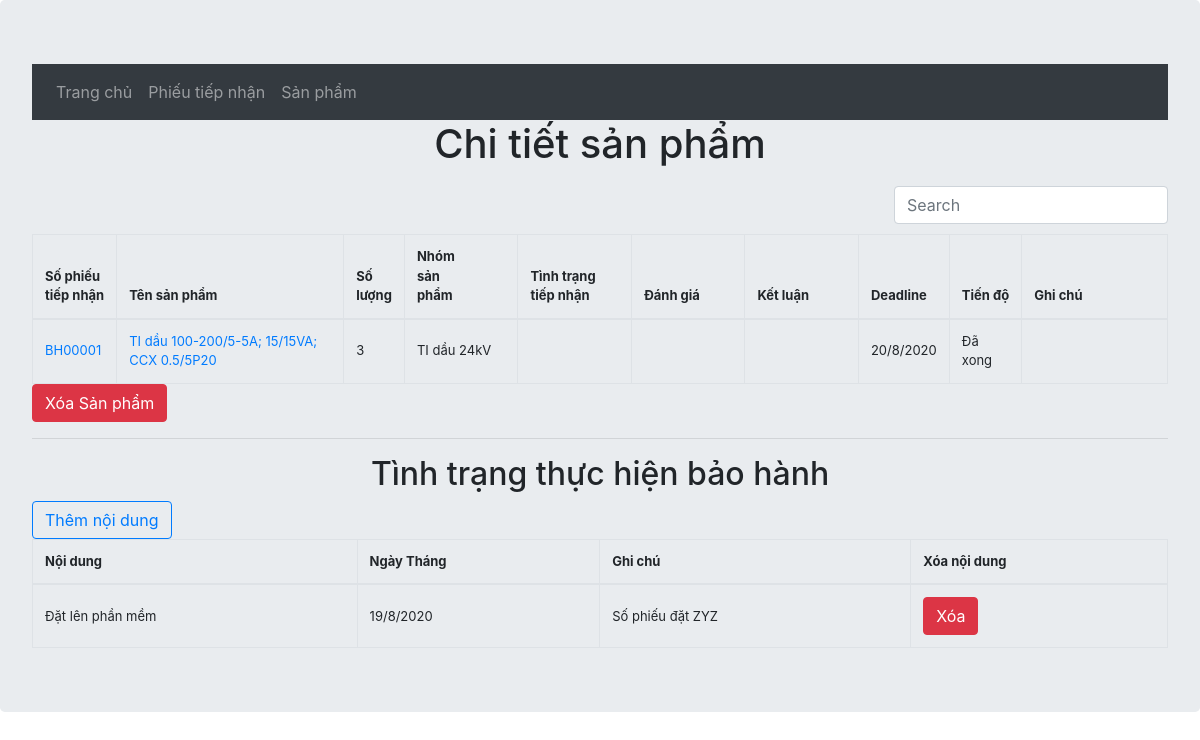
The app's page /warranty/items/1, older data.
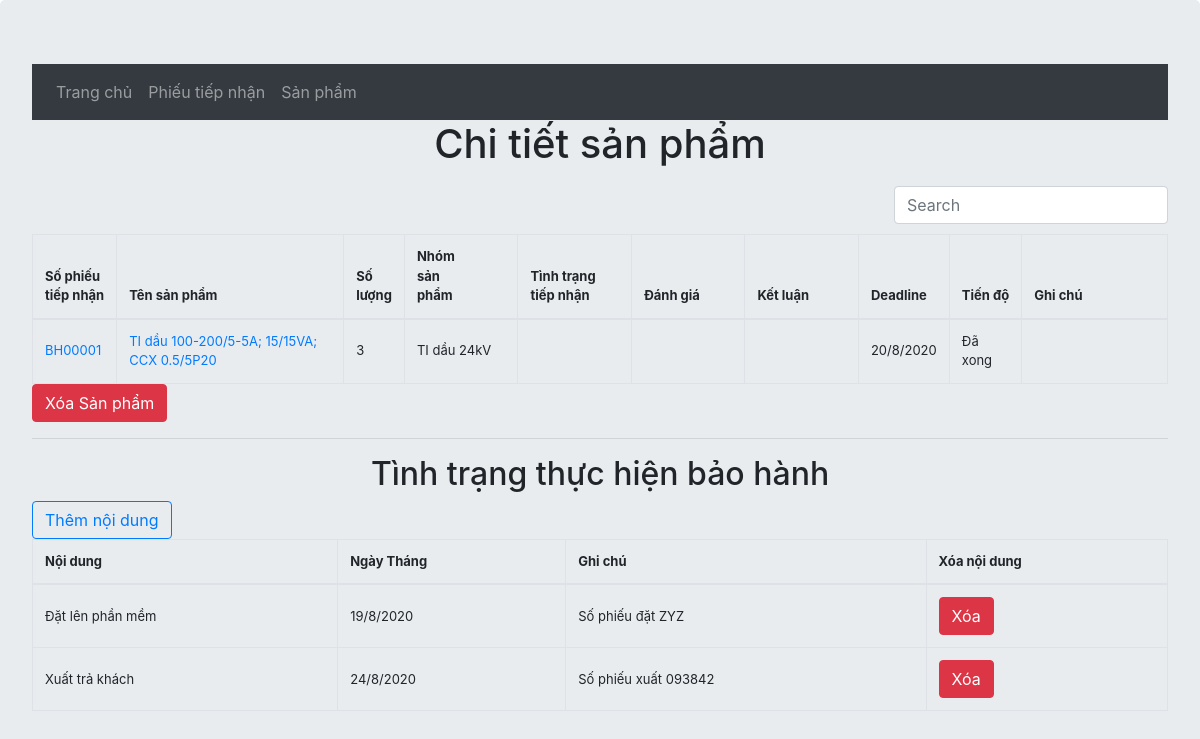
The same page, newer data.
### warranty/models.py (models this page shows, shortened)
class ItemLog(models.Model):
    item = models.ForeignKey(Item, on_delete=models.CASCADE, related_name="log", verbose_name="Sản phẩm")
    content = models.TextField(blank=False, verbose_name="Nội dung")
    date = models.DateField(null=False, verbose_name="Ngày thực hiện")
    note = models.TextField(blank=True, verbose_name="Ghi chú")

### warranty/views.py (the view)
# urls.py: path('items/<int:pk>', views.ItemDetailView.as_view(), name = 'item_detail'),
class ItemDetailView(generic.DetailView):
    model = Item
    def get_context_data(self, **kwargs):
        context = super().get_context_data(**kwargs)
        context['ItemLogs']=self.object.log.all()
        return context

### warranty/templates/warranty/item_detail.html (shortened to what this page needs)
{% extends 'warranty/layout.html'%}
{% block content %}
        {% if item %}
        <h1 class="text-center">Chi tiết sản phẩm</h1>
        <table data-toggle="table" data-search="true" data-resizable="true">
            <thead>
                <tr>
                    <th data-width="5" data-width-unit="%">Số phiếu<br>tiếp nhận</th>
                    <th data-width="20" data-width-unit="%">Tên sản phẩm</th>
                    <th data-width="5" data-width-unit="%">Số<br>lượng</th>
                    <th data-width="10" data-width-unit="%">Nhóm<br>sản<br>phẩm</th>
                    <th data-width="10" data-width-unit="%">Tình trạng<br>tiếp nhận</th>
                    <th data-width="10" data-width-unit="%">Đánh giá</th>
                    <th data-width="10" data-width-unit="%">Kết luận</th>
                    <th data-width="5" data-width-unit="%">Deadline</th>
                    <th data-width="5" data-width-unit="%">Tiến độ</th>
                    <th data-width="20" data-width-unit="%">Ghi chú</th>
                </tr>
            </thead>
            <tbody>
                <tr>
                    <td>
                        <a href="{% url 'warranty:note_detail' item.noteNumber.id %}">{{ item.noteNumber.noteNumber }}</a></td>
                    <td><a href="{% url 'warranty:item_edit' item.id %}">{{ item.itemName }}</a></td>
                    <td>{{ item.quantity }}</td>
                    <td>{{ item.get_itemGroup_display }}</td>
                    <td>{{ item.status }}</td>
                    <td>{{ item.check }}</td>
                    <td>{{ item.conclude }}</td>
                    <td>{{ item.deadline|date:"j/n/Y" }}</td>
                    <td>{{ item.get_done_display }}</td>
                    <td>{{ item.note }}</td>
                </tr>
            </tbody>
        </table>
        <a href="{% url 'warranty:item_delete' item.id %}" class="btn btn-danger">Xóa Sản phẩm</a>
        {% else %}
        <div class="text-center">Chưa có phiếu tiếp nhận nào</div>
        {% endif %}
        <br>
        <hr>
        <h2 class="text-center">Tình trạng thực hiện bảo hành</h2>
        <button type="button" class="btn btn-outline-primary" data-toggle="modal" data-target="#formModal">Thêm nội dung</button>
        {% if ItemLogs %}
        <table data-toggle="table" data-resizable="true">
            <thead>
                <th>Nội dung</th>
                <th>Ngày Tháng</th>
                <th>Ghi chú</th>
                <th>Xóa nội dung</th>
            </thead>
            <tbody>
                {% for ItemLog in ItemLogs %}
                <tr>
                    <td>{{ ItemLog.content }}</td>
                    <td>{{ ItemLog.date|date:"j/n/Y" }}</td>
                    <td>{{ ItemLog.note }}</td>
                    <td>
                        <a class="btn btn-danger" href="{% url 'warranty:log_delete' ItemLog.id %}">Xóa</a>
                    </td>
                </tr>
                {% endfor %}
            </tbody>
        </table>
        {% else %}
            <div class="text-center">Chưa có nội dung nào</div>
        {% endif %}
{% endblock %}

Row changes from the older to the newer data that the page shows:
added ItemLog: content "Xuất trả khách", date "24/8/2020", note "Số phiếu xuất 093842"
